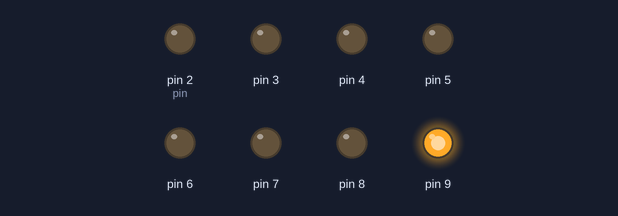
Simulated run of this sketch. Board: Arduino Uno, built with avr-gcc and run on an emulated ATmega328P. On the bench: output pins drawn as LEDs (lit = HIGH).

Above: at 0.5 s.
At 1.5 s:
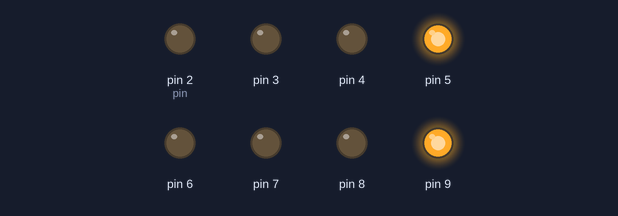
At 2.5 s:
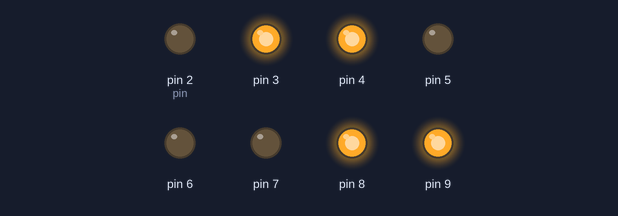
At 3.5 s:
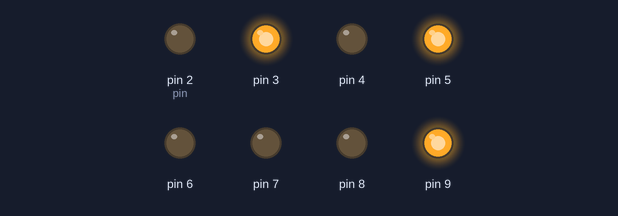
At 4.5 s:
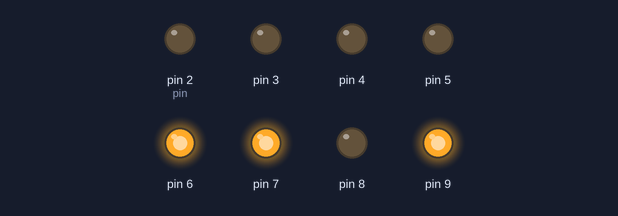
Timing chart, 0 to 6.5 s (numbered marks = the images above):
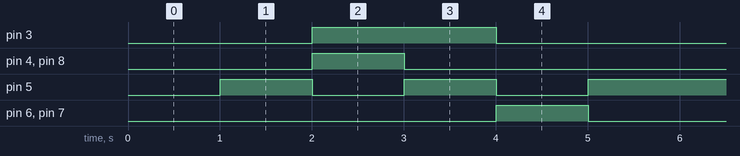

The sketch:

E11_7segment.ino
```cpp
byte digits[10][7] = {
{ 0,0,0,1,0,0,0 },  // = 0
{ 0,1,1,0,0,0,1 },  // = 1
{ 0,1,0,1,0,0,0 },  // = 2
{ 0,0,0,0,1,1,0 },  // = 3
{ 0,0,0,1,0,0,0 },  // = 4

};
void setup() {
    for(int i=2;i<10;i++){
    pinMode(i,OUTPUT);
    }
    digitalWrite(9,HIGH);
    //DP LED off
}
void loop(){
    for(int i=0;i<5;i++){
    delay(1000);
    displayDigit(i);
    }
}
void displayDigit(int num){
    int pin=2;
    for(int i=0;i<7;i++){
    digitalWrite(pin+i,digits[num][i]);
    }
}
```

Measured:
- by itself, pin 3: alternates HIGH for 2.0 s and LOW for 3.0 s
- by itself, pin 4, pin 6–8: alternates HIGH for 1.0 s and LOW for 4.0 s
- by itself, pin 5: repeats every 5.0 s: LOW 1.0 s, HIGH 1.0 s, LOW 1.0 s, HIGH 2.0 s
